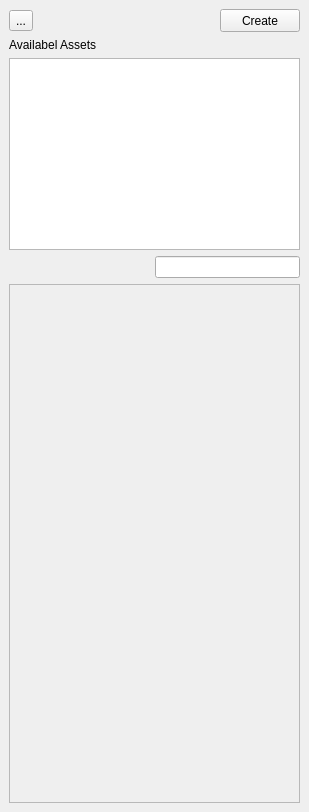
<?xml version="1.0" encoding="UTF-8"?>
<ui version="4.0">
 <class>DockWidget</class>
 <widget class="QDockWidget" name="DockWidget">
  <property name="geometry">
   <rect>
    <x>0</x>
    <y>0</y>
    <width>309</width>
    <height>812</height>
   </rect>
  </property>
  <property name="windowTitle">
   <string>DockWidget</string>
  </property>
  <widget class="QWidget" name="dockWidgetContents">
   <layout class="QVBoxLayout" name="mainLayout">
    <property name="spacing">
     <number>6</number>
    </property>
    <property name="margin">
     <number>9</number>
    </property>
    <item>
     <layout class="QHBoxLayout" name="horizontalLayout">
      <item>
       <widget class="QToolButton" name="toggleCollapseButton">
        <property name="toolTip">
         <string>Toggle shot collapse</string>
        </property>
        <property name="text">
         <string>...</string>
        </property>
       </widget>
      </item>
      <item>
       <spacer name="horizontalSpacer">
        <property name="orientation">
         <enum>Qt::Horizontal</enum>
        </property>
        <property name="sizeHint" stdset="0">
         <size>
          <width>40</width>
          <height>20</height>
         </size>
        </property>
       </spacer>
      </item>
      <item>
       <widget class="QPushButton" name="createButton">
        <property name="minimumSize">
         <size>
          <width>75</width>
          <height>23</height>
         </size>
        </property>
        <property name="toolTip">
         <string>Create cameras  and reference assets for selected shots</string>
        </property>
        <property name="styleSheet">
         <string notr="true"/>
        </property>
        <property name="text">
         <string>Create</string>
        </property>
       </widget>
      </item>
     </layout>
    </item>
    <item>
     <widget class="QLabel" name="label">
      <property name="text">
       <string>Availabel Assets</string>
      </property>
     </widget>
    </item>
    <item>
     <widget class="QListWidget" name="seqAssetBox">
      <property name="sizePolicy">
       <sizepolicy hsizetype="Expanding" vsizetype="Minimum">
        <horstretch>0</horstretch>
        <verstretch>0</verstretch>
       </sizepolicy>
      </property>
      <property name="focusPolicy">
       <enum>Qt::NoFocus</enum>
      </property>
      <property name="selectionMode">
       <enum>QAbstractItemView::ExtendedSelection</enum>
      </property>
     </widget>
    </item>
    <item>
     <layout class="QHBoxLayout" name="searchLayout">
      <item>
       <spacer name="horizontalSpacer_2">
        <property name="orientation">
         <enum>Qt::Horizontal</enum>
        </property>
        <property name="sizeHint" stdset="0">
         <size>
          <width>40</width>
          <height>20</height>
         </size>
        </property>
       </spacer>
      </item>
      <item>
       <widget class="QLineEdit" name="searchBox">
        <property name="toolTip">
         <string>Search shots</string>
        </property>
        <property name="styleSheet">
         <string notr="true"/>
        </property>
       </widget>
      </item>
     </layout>
    </item>
    <item>
     <widget class="QScrollArea" name="scrollArea">
      <property name="focusPolicy">
       <enum>Qt::NoFocus</enum>
      </property>
      <property name="widgetResizable">
       <bool>true</bool>
      </property>
      <widget class="QWidget" name="scrollAreaWidgetContents">
       <property name="geometry">
        <rect>
         <x>0</x>
         <y>0</y>
         <width>289</width>
         <height>494</height>
        </rect>
       </property>
       <layout class="QVBoxLayout" name="verticalLayout_2">
        <property name="spacing">
         <number>0</number>
        </property>
        <property name="margin">
         <number>2</number>
        </property>
        <item>
         <layout class="QVBoxLayout" name="itemsLayout">
          <property name="spacing">
           <number>0</number>
          </property>
         </layout>
        </item>
        <item>
         <layout class="QVBoxLayout" name="verticalLayout_3">
          <item>
           <spacer name="verticalSpacer">
            <property name="orientation">
             <enum>Qt::Vertical</enum>
            </property>
            <property name="sizeHint" stdset="0">
             <size>
              <width>20</width>
              <height>40</height>
             </size>
            </property>
           </spacer>
          </item>
         </layout>
        </item>
       </layout>
      </widget>
     </widget>
    </item>
   </layout>
  </widget>
 </widget>
 <resources/>
 <connections/>
</ui>
